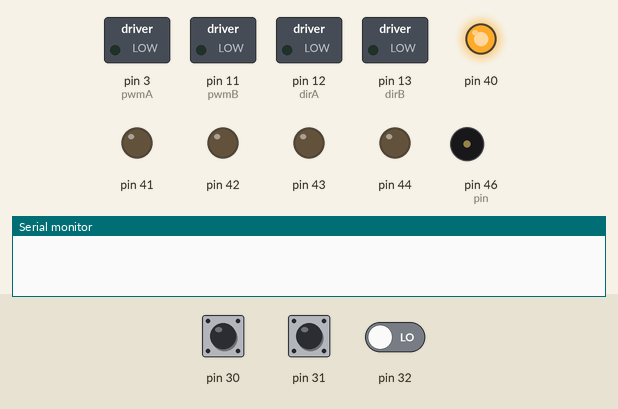
This sketch was run on a simulated Arduino Mega 2560, built with avr-gcc and run on an emulated ATmega2560. On the bench: switched loads named in the sketch (green lamp = pin HIGH), output pins drawn as LEDs (lit = HIGH), buzzer (waves = sounding), the last lines printed to the serial monitor. Inputs (shaded band) come from the test bench; at power-on: pin 30 LOW, pin 31 LOW, pin 32 LOW.

Above: at 0.8 s.
0.9 s: pin 30 pulsed HIGH 5 times (0.12 s each, 0.3 s apart)
At 1.12 s:
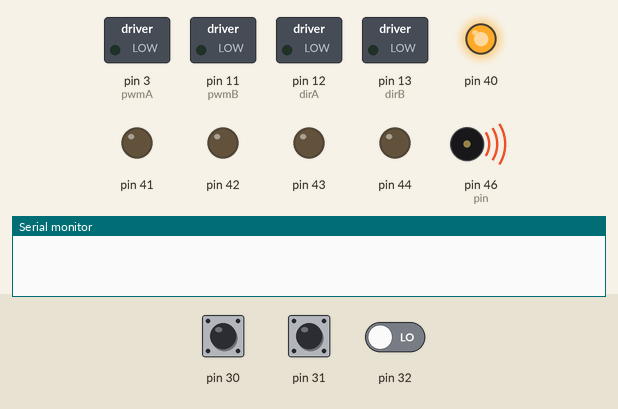
At 2.4 s:
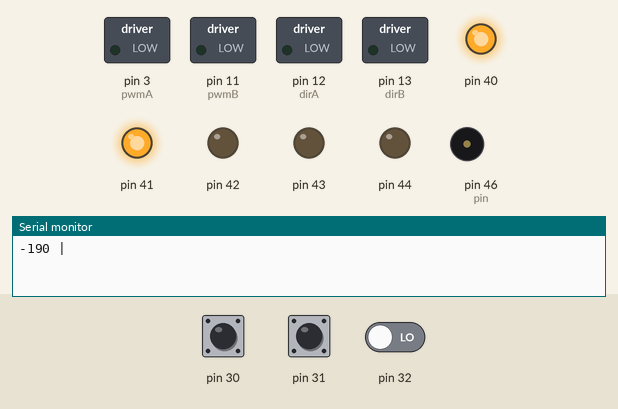
4.3 s: pin 31 pulsed HIGH 2 times (0.12 s each, 0.3 s apart)
At 4.8 s:
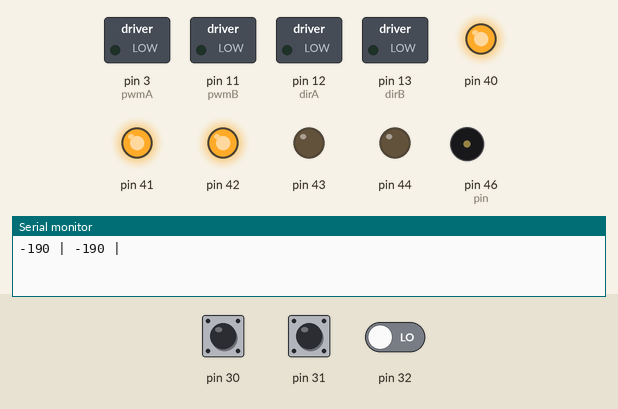
Timing chart, 0 to 13.9 s (numbered marks = the images above; inputs shaded):
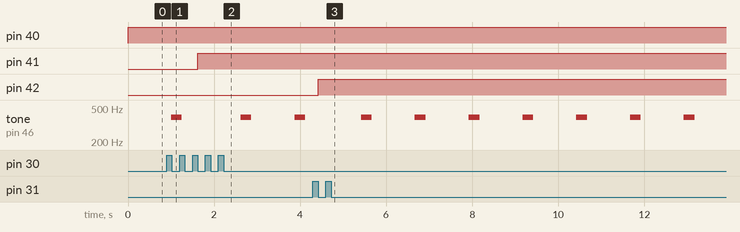

Measured:
- after the input at 0.9 s, pin 41: LOW → HIGH after 0.72 s
- after the input at 4.3 s, pin 42: LOW → HIGH after 0.12 s
- by itself, tone on pin 46 (pin): alternates 392 Hz for 0.25 s and silent for 1.0 s

The sketch:

ForwardBetweenWalls.ino
```cpp
#define SensBR 4
#define SensFR 3
#define SensF 2
#define SensFL 1
#define SensBL 0

const int pwmA = 3, //A2   //edited@ 19/05/16
          pwmB = 11, //B2
          dirA = 12, //A1
          dirB = 13, //B1

          FS = 20, //Forward sensor distance to wall
          Speed = 37,   // 37 for full battary
          BSMIN = 6;  //TODO try 7
const int pin = 46;

/* forward() is a method to drive between to walls
   basically, the robot go straight for 140 mSeconds
   then faces 2-conditions to fix it's course(and checks it for each time):
   -is the robot have a tendency towards a wall(check the Forward&(Right/Left) sensor with FS value)
   -is the robot is now too close to the wall (check the Back&(Right/Left) sensor with BSMIN value)
   then fixes to the other side or finishes it's actions.

   forward has to be in a loop, of any kind, and its operation time is bi-constant (140 or 300 mSeconds).

   readSens(sensor) might be very slow for long distance. readSens(sensor, maxDistance) has better performance time but limited top distance(maxDistance)
*/

void setup() {
  pinMode(46, OUTPUT);
  Serial.begin (9600);
  for (int cn = 0; cn <= 4; cn++) {
    pinMode(cn + 40, OUTPUT);
    pinMode(cn + 30, INPUT);
  }
  pinMode(45, INPUT);
  pinMode(pwmA, OUTPUT);
  pinMode(pwmB, OUTPUT);
  pinMode(dirA, OUTPUT);
  pinMode(dirB, OUTPUT);

  sensorCalibration();
}

void loop() {
  forward();
}

void forward() {
  //TODO remove 2 lines:
  forwardOld();
  delay(140);    //140 for full battary

  if (readSens(SensFR) < FS || readSens(SensBR) < BSMIN ) {
    fixR();
    delay(160);  //160 for full battary

  }
  else if (readSens(SensFL) < FS || readSens(SensBL) < BSMIN ) {
    fixL();
    delay(160);   //160 for full battary
  }
}

void stop() {
  digitalWrite(dirA, LOW);
  digitalWrite(dirB, LOW);
  analogWrite (pwmA, 0);
  analogWrite (pwmB, 0);
}


void fixL() {                   // turns to the right
  digitalWrite(dirA, HIGH);
  digitalWrite(dirB, HIGH);
  analogWrite (pwmA, 15);
  analogWrite (pwmB, 44);
}
void fixR() {                   // turns to the left
  digitalWrite(dirA, HIGH);
  digitalWrite(dirB, HIGH);
  analogWrite (pwmA, 40);
  analogWrite (pwmB, 15);
}

void forwardOld()
{
  digitalWrite(dirA, HIGH);
  digitalWrite(dirB, HIGH);
  analogWrite (pwmA, Speed );
  analogWrite (pwmB, Speed + 2);
}
void stopN() {
  digitalWrite(dirA, LOW);
  digitalWrite(dirB, LOW);
  analogWrite (pwmA, 0);
  analogWrite (pwmB, 0);
}
int readSens(int s) {
  int Eb4 = 311, G4 = 392;
  int x = 250;
  digitalWrite((s + 40), LOW);
  delayMicroseconds(2);
  digitalWrite((s + 40), HIGH);
  delayMicroseconds(10);
  digitalWrite((s + 40), HIGH);
  int distance = pulseIn((s + 30), HIGH);
  distance = distance / 58;
  if (distance == 0) {  //if dis==0, then this sensor is disconnected
    stopN();
    tone(pin, G4);
    delay(x);
    noTone(pin);
    return readSens(s);
  }
  return distance;
}


int readSens(int s, int maxDistance) {
  int Eb4 = 311, G4 = 392;
  int x = 250;
  digitalWrite((s + 40), LOW);
  delayMicroseconds(2);
  digitalWrite((s + 40), HIGH);
  delayMicroseconds(10);
  digitalWrite((s + 40), HIGH);
  int distance = pulseIn((s + 30), HIGH);
  if (maxDistance * 58 < distance) return maxDistance;
  distance = distance / 58;
  if (distance == 0) {  //if dis==0, then this sensor is disconnected
    stop();
    tone(pin, G4);
    delay(x);
    noTone(pin);
    return readSens(s, maxDistance);
  }
  return distance;
}

void sensorCalibration() {
  Serial.print(readSens(0));
  Serial.print(" | ");
  Serial.print(readSens(1));
  Serial.print(" | ");
  Serial.print(readSens(2));
  Serial.print(" | ");
  Serial.print(readSens(3));
  Serial.print(" | ");
  Serial.print(readSens(4));
  Serial.print(" | ");
  if (digitalRead(45) == HIGH)Serial.println("HIGH"); //47 for VENGEANCE, 45 for ENTERPRISE  //White Line Sensor
  else Serial.println("LOW");
}
```
